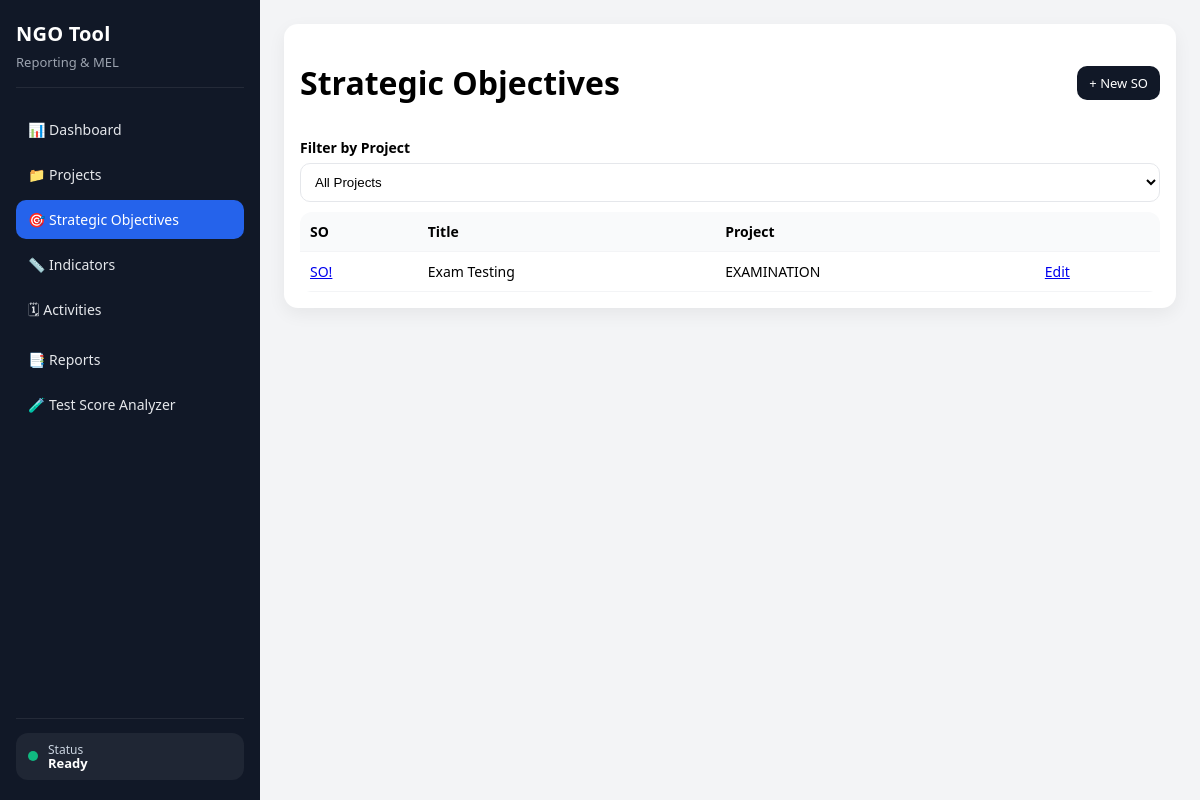
The app's page /sos/, older data.
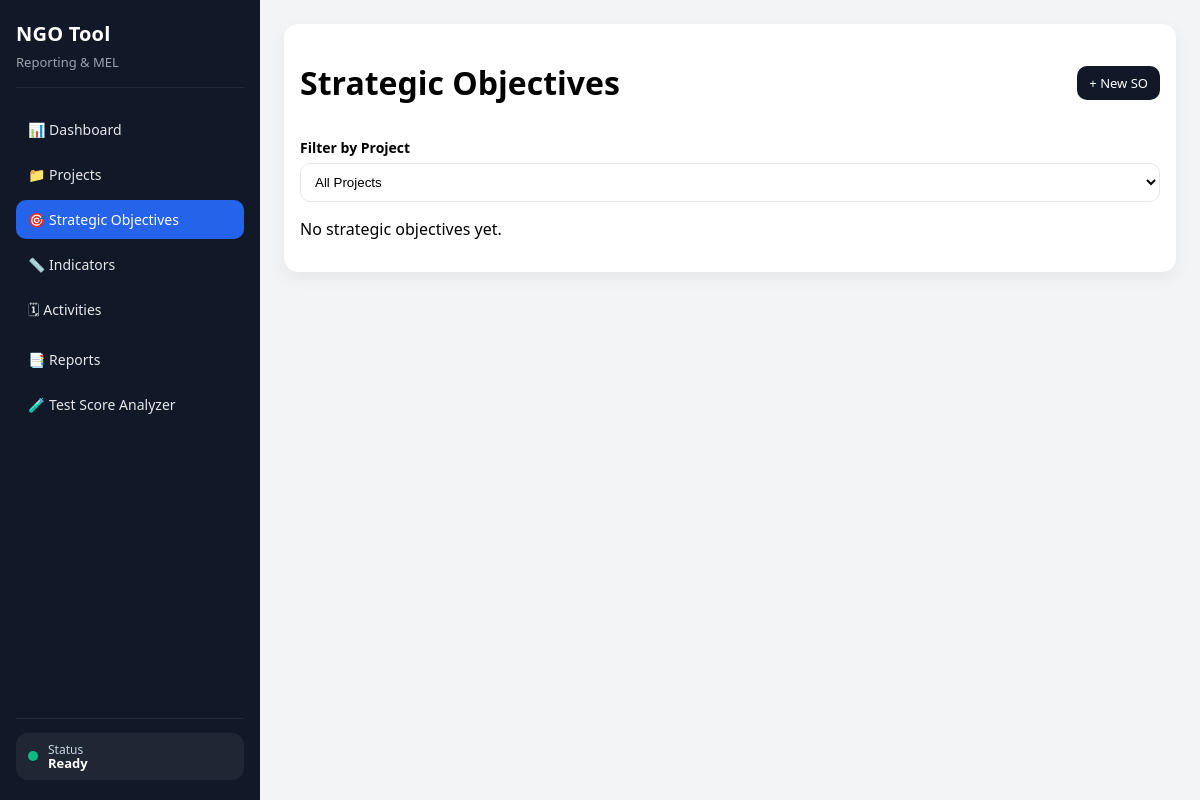
The same page, newer data.
### models.py (models this page shows)
class StrategicObjective(db.Model):
    __tablename__ = "strategic_objectives"
    id = db.Column(db.Integer, primary_key=True)
    project_id = db.Column(db.Integer, db.ForeignKey("projects.id"), nullable=False)
    so_code = db.Column(db.String(20), nullable=False)   # e.g., SO1
    title = db.Column(db.String(250), nullable=False)
    description = db.Column(db.Text)
    created_at = db.Column(db.DateTime, default=datetime.utcnow)
    indicators = db.relationship(
        "Indicator",
        backref="strategic_objective",
        lazy=True,
        cascade="all, delete-orphan"
    )
    activities = db.relationship(
        "Activity",
        backref="strategic_objective",
        lazy=True,
        cascade="all, delete-orphan"
    )
    __table_args__ = (
        db.UniqueConstraint("project_id", "so_code", name="uq_project_so_code"),
    )

class Project(db.Model):
    __tablename__ = "projects"
    id = db.Column(db.Integer, primary_key=True)
    name = db.Column(db.String(200), nullable=False)
    goal = db.Column(db.Text, nullable=False)
    donor = db.Column(db.String(200))
    location = db.Column(db.String(200))
    start_date = db.Column(db.Date)
    end_date = db.Column(db.Date)
    created_at = db.Column(db.DateTime, default=datetime.utcnow)
    strategic_objectives = db.relationship(
        "StrategicObjective",
        backref="project",
        lazy=True,
        cascade="all, delete-orphan"
    )

### routes/sos.py (the view)
@bp_sos.get("/")
def list_sos():
    project_id = request.args.get("project_id", type=int)
    projects = Project.query.order_by(Project.created_at.desc()).all()
    q = StrategicObjective.query
    if project_id:
        q = q.filter_by(project_id=project_id)
    sos = q.order_by(StrategicObjective.created_at.desc()).all()
    return render_template("sos/list.html", sos=sos, projects=projects, project_id=project_id)

### templates/sos/list.html (shortened to what this page needs)
{% extends "base.html" %}
{% block content %}
<div class="card">
  <div style="display:flex; justify-content:space-between; align-items:center;">
    <h1>Strategic Objectives</h1>
    <a class="btn" href="/sos/create">+ New SO</a>
  </div>
  <form method="get" style="margin-top:10px;">
    <label>Filter by Project</label>
    <select name="project_id" onchange="this.form.submit()">
      <option value="">All Projects</option>
    </select>
  </form>
  {% if not sos %}
    <p>No strategic objectives yet.</p>
  {% else %}
    <table style="margin-top:10px;">
      <thead><tr><th>SO</th><th>Title</th><th>Project</th><th></th></tr></thead>
      <tbody>
        {% for s in sos %}
          <tr>
            <td><a href="/sos/{{s.id}}">{{ s.so_code }}</a></td>
            <td>{{ s.title }}</td>
            <td>{{ s.project.name }}</td>
            <td><a href="/sos/{{s.id}}/edit">Edit</a></td>
          </tr>
        {% endfor %}
      </tbody>
    </table>
  {% endif %}
</div>
{% endblock %}

Row changes from the older to the newer data that the page shows:
removed StrategicObjective: so_code "SO!", title "Exam Testing", project.name "EXAMINATION"
Text that changed along with them:
text no longer shown: "SO Title Project"
text now shown: "No strategic objectives yet."
